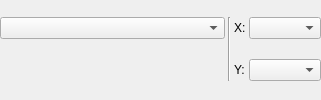
             <widget class="QWidget" name="page_PlotComp_Stat">
              <layout class="QGridLayout" name="gridLayout_20">
               <property name="leftMargin">
                <number>0</number>
               </property>
               <property name="topMargin">
                <number>0</number>
               </property>
               <property name="rightMargin">
                <number>0</number>
               </property>
               <property name="bottomMargin">
                <number>0</number>
               </property>
               <property name="spacing">
                <number>3</number>
               </property>
               <item row="0" column="0">
                <widget class="QComboBox" name="comboBox_PlotComp_Stat_Mode">
                 <property name="sizePolicy">
                  <sizepolicy hsizetype="Fixed" vsizetype="Fixed">
                   <horstretch>0</horstretch>
                   <verstretch>0</verstretch>
                  </sizepolicy>
                 </property>
                 <property name="minimumSize">
                  <size>
                   <width>225</width>
                   <height>0</height>
                  </size>
                 </property>
                 <property name="maximumSize">
                  <size>
                   <width>225</width>
                   <height>16777215</height>
                  </size>
                 </property>
                </widget>
               </item>
               <item row="0" column="1" rowspan="2">
                <widget class="Line" name="line_PlotComp_Stat">
                 <property name="orientation">
                  <enum>Qt::Vertical</enum>
                 </property>
                </widget>
               </item>
               <item row="0" column="2">
                <widget class="QLabel" name="label_PlotComp_Stat_X">
                 <property name="sizePolicy">
                  <sizepolicy hsizetype="Maximum" vsizetype="Preferred">
                   <horstretch>0</horstretch>
                   <verstretch>0</verstretch>
                  </sizepolicy>
                 </property>
                 <property name="text">
                  <string>X:</string>
                 </property>
                </widget>
               </item>
               <item row="0" column="3">
                <widget class="QComboBox" name="comboBox_PlotComp_Stat_Image"/>
               </item>
               <item row="1" column="2">
                <widget class="QLabel" name="label_PlotComp_Stat_Y">
                 <property name="sizePolicy">
                  <sizepolicy hsizetype="Maximum" vsizetype="Preferred">
                   <horstretch>0</horstretch>
                   <verstretch>0</verstretch>
                  </sizepolicy>
                 </property>
                 <property name="text">
                  <string>Y:</string>
                 </property>
                </widget>
               </item>
               <item row="1" column="3">
                <widget class="QComboBox" name="comboBox_PlotComp_Stat_Stat"/>
               </item>
              </layout>
             </widget>
